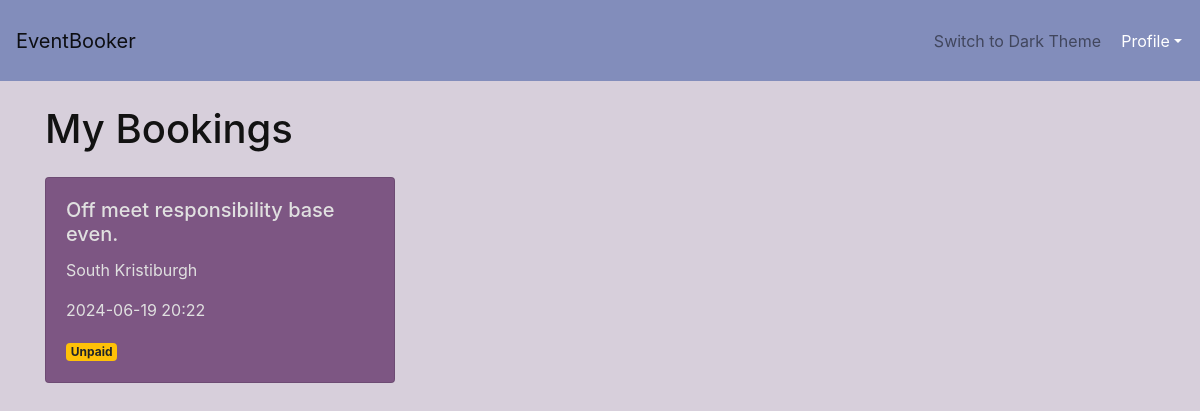
The app's page /bookings (signed in), older data.
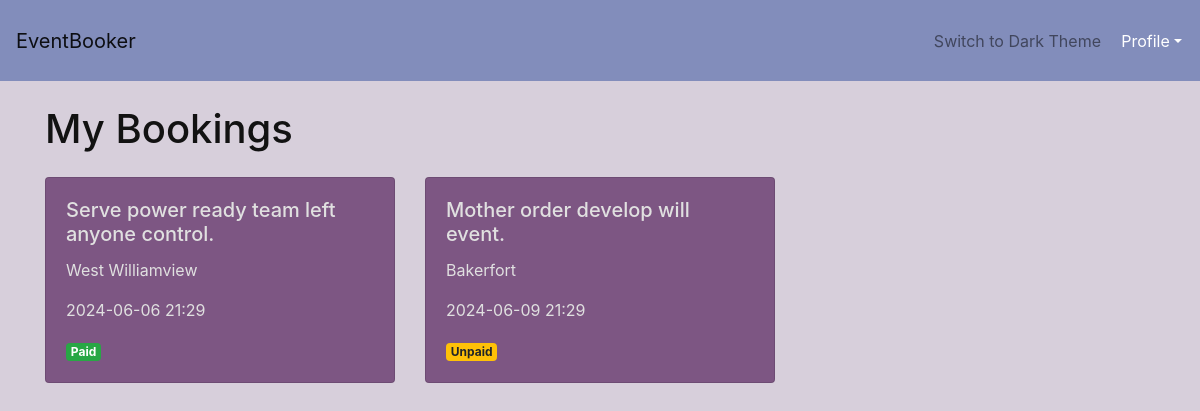
The same page, newer data.
### app/models.py (models this page shows)
class Booking(db.Model):
    id = db.Column(db.Integer, primary_key=True)
    user_id = db.Column(db.Integer, db.ForeignKey('user.id'), nullable=False)
    event_id = db.Column(db.Integer, db.ForeignKey('event.id'), nullable=False)
    booked_on = db.Column(db.DateTime, default=datetime.utcnow)
    is_paid = db.Column(db.Boolean, default=False)

class Event(db.Model):
    id = db.Column(db.Integer, primary_key=True)
    name = db.Column(db.String(100), nullable=False)
    location = db.Column(db.String(100), nullable=False)
    date = db.Column(db.DateTime, nullable=False)
    genre = db.Column(db.String(50))
    rating = db.Column(db.Float, default=0.0)
    bookings = db.relationship('Booking', backref='event', lazy=True, cascade='all, delete-orphan')

### app/routes.py (the view)
@app.route('/bookings')
@login_required
def bookings() -> str:
    bookings = Booking.query.join(Event).filter(Booking.user_id == current_user.id, Event.id != None).all()
    return render_template('bookings.html', bookings=bookings)

### app/models.py (called while the page is built)
@login_manager.user_loader
def load_user(user_id):
    return User.query.get(int(user_id))

### app/templates/bookings.html
{% extends 'base.html' %}
{% block content %}
<div class="container mt-4">
    <h1 class="mb-4">My Bookings</h1>
    {% if bookings %}
        <div class="row">
            {% for booking in bookings %}
            <div class="col-md-4 mb-3">
                <div class="card dark-theme">
                    <div class="card-body">
                        <h5 class="card-title">{{ booking.event.name }}</h5>
                        <p class="card-text">{{ booking.event.location }}</p>
                        <p class="card-text">{{ booking.event.date.strftime('%Y-%m-%d %H:%M') }}</p>
                        {% if booking.is_paid %}
                            <span class="badge badge-success">Paid</span>
                        {% else %}
                            <span class="badge badge-warning">Unpaid</span>
                        {% endif %}
                    </div>
                </div>
            </div>
            {% endfor %}
        </div>
    {% else %}
        <p>You have no booked events.</p>
    {% endif %}
</div>
{% endblock %}

Row changes from the older to the newer data that the page shows:
removed Booking: event.name "Off meet responsibility base even.", event.location "South Kristiburgh", event "2024-06-19 20:22", is_paid "Unpaid"
now on this page (row edited): Booking: event.name "Serve power ready team left anyone control.", event.location "West Williamview", event "2024-06-06 21:29", is_paid "Paid"
now on this page (row edited): Booking: event.name "Mother order develop will event.", event.location "Bakerfort", event "2024-06-09 21:29", is_paid "Unpaid"
